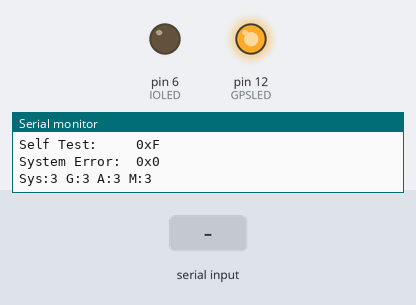
The sketch below on a simulated Arduino Uno, built with avr-gcc and run on an emulated ATmega328P. On the bench: output pins drawn as LEDs (lit = HIGH), the last lines printed to the serial monitor. The test bench sets the inputs (shaded band). EEPROM starts erased.

Above: at 2.0 s.
2.1 s: "S" received over Serial
At 3.01 s:
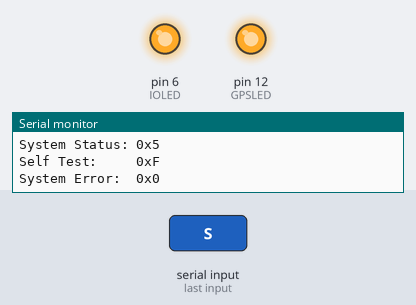
Timing chart, 0 to 5.1 s (numbered marks = the images above; inputs shaded):
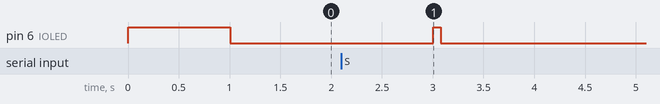

Measured:
- after the input at 2.1 s, pin 6 (IOLED): LOW → HIGH after 0.91 s, → LOW 0.08 s later

The sketch:

calibrate.ino
```cpp
#include <EEPROM.h>
#include <Wire.h>
#include <Adafruit_Sensor.h>
#include <Adafruit_BNO055.h>
#include <utility/imumaths.h>

Adafruit_BNO055 bno = Adafruit_BNO055();

int IOLED = 6;
int GPSLED = 12;
int button = 8;
int gpsReset = 11;

uint16_t cycleDelay = 1000;
uint32_t timer;


void setup()
{
  Serial.begin(115200);

  Serial.println(F("USB-GPS-IMU Board v1.1 [CALIBRATE]"));
  Serial.println(F("Integrated GPS and Orientation Sensor."));
  Serial.println(F("by Tim Vrakas"));
  Serial.println();

  if (!bno.begin())
  {
    while (1) {
      Serial.println(F("Ooops, no BNO055 detected ... Check your wiring or I2C ADDR!"));
    }
  }

  bno.setExtCrystalUse(true);
  timer = millis();

  pinMode(IOLED, OUTPUT);
  pinMode(GPSLED, OUTPUT);
  digitalWrite(GPSLED, HIGH);
  digitalWrite(IOLED, HIGH);

  Serial.println("Please Calibrate Sensor: ");

}

void loop()
{
  if (millis() - timer > cycleDelay) { //data print loop
    timer = millis();

    digitalWrite(IOLED, HIGH); //blinky

    //Print Debug Status
    uint8_t system_status, self_test_results, system_error;
    system_status = self_test_results = system_error = 0;
    bno.getSystemStatus(&system_status, &self_test_results, &system_error);
    Serial.println("");
    Serial.print("System Status: 0x");
    Serial.println(system_status, HEX);
    Serial.print("Self Test:     0x");
    Serial.println(self_test_results, HEX);
    Serial.print("System Error:  0x");
    Serial.println(system_error, HEX);
    Serial.println("");

    //Print Calibration Data
    uint8_t system, gyro, accel, mag;
    system = gyro = accel = mag = 0;
    bno.getCalibration(&system, &gyro, &accel, &mag);
    Serial.print("Sys:");
    Serial.print(system, DEC);
    Serial.print(" G:");
    Serial.print(gyro, DEC);
    Serial.print(" A:");
    Serial.print(accel, DEC);
    Serial.print(" M:");
    Serial.print(mag, DEC);

    if (Serial.read() == 'S') { //Save Cal Data
      if (bno.isFullyCalibrated()) {
        Serial.println("Saving Calibration...");
        adafruit_bno055_offsets_t newCalib;
        bno.getSensorOffsets(newCalib);
        EEPROM.put(0, newCalib);
        Serial.println("Calibration Saved!");
      } else {
        Serial.println("Not Calibrated!");
      }
    }

    digitalWrite(IOLED, LOW); //blinky
  }
}
```
